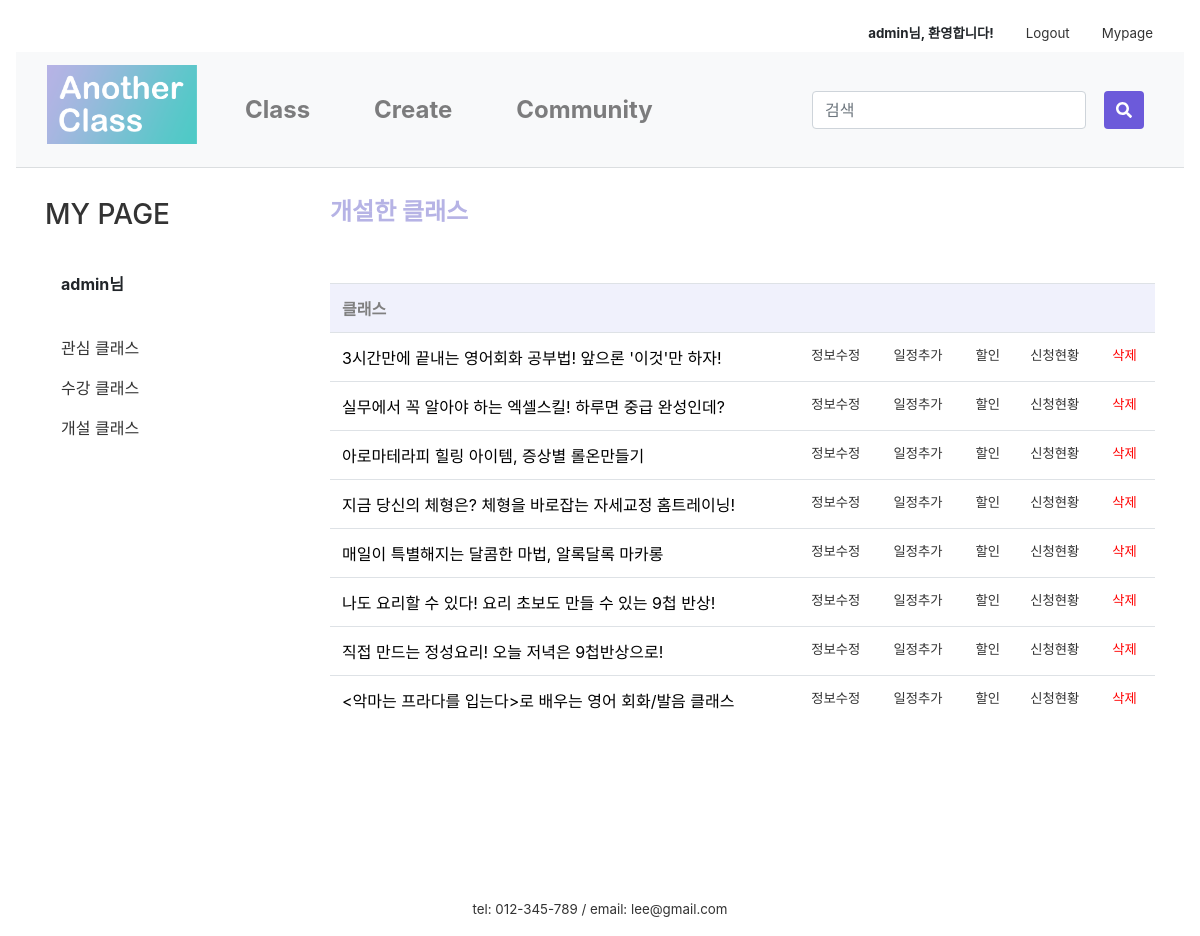
The page /mypage/myClass/ (signed in) on the database its author committed.
### firstApp/models.py (models this page shows, shortened)
class Class(models.Model):
    author = models.ForeignKey(settings.AUTH_USER_MODEL, on_delete=models.CASCADE, default=1)
    title = models.CharField(max_length=50)
    tutor = models.CharField(max_length=10)
    tutor_photo = ProcessedImageField(upload_to="tutor", processors=[ResizeToFill(300,300)], default='')
    tutor_insta = models.CharField(null=True, blank=True, max_length=50, default='')
    tutor_blog = models.CharField(null=True, blank=True, max_length=50, default='')
    tutor_youtube = models.CharField(null=True, blank=True, max_length=50, default='')
    category = models.ForeignKey('firstApp.Category', on_delete=models.CASCADE, default=1, related_name='category')
    area = models.ForeignKey('firstApp.Area', on_delete=models.CASCADE, default=1)
    photo = ProcessedImageField(upload_to="class", processors=[ResizeToFill(600,450)], default='')
    body = RichTextUploadingField(default='')
    tutor_body = RichTextUploadingField(default='')
    price = models.CharField(max_length=10)
    time = models.CharField(max_length=5)
    level = models.ForeignKey('firstApp.Level', on_delete=models.CASCADE, default=1, related_name='level')
    mode = models.ForeignKey('firstApp.Mode', on_delete=models.CASCADE, default=1, related_name='mode')
    in_min = models.PositiveIntegerField(null=True, blank=True, default='1')
    in_max = models.PositiveIntegerField(null=True, blank=True, default='1')
    like_user = models.ManyToManyField(settings.AUTH_USER_MODEL, blank=True, related_name='like_class')
    like_count = models.PositiveIntegerField(default=0)
    on_sale = models.BooleanField(null=True, default=False)
    sale_price = models.CharField(null=True, blank=True, max_length=10)
    on_permission = models.BooleanField(null=True, default=False)
    class Meta:
        permissions = [
            ('can_permit', 'Can permit')
        ]

### firstApp/views.py (the view)
# urls.py: path('mypage/myClass/', views.myClass, name='myClass'),
@login_required(login_url='/login/')
def myClass(request):
    classs = Class.objects.filter(author=request.user)
    return render(request, 'firstApp/classlist.html', {'classs':classs})

### firstApp/templates/firstApp/classlist.html (shortened to what this page needs)
{% extends 'firstApp/base.html' %}
{% load static %}
{% block content %}
{% if user.is_active %}
<link rel="stylesheet" href="{% static 'css/community.css' %}">
    <div class="container">
      <div class="row">
        <div class="col-sm-3">
          <div class="left-sidebar">
            <ul>
              <li>
								<a class= "nounderline" href="{% url 'mypage' %}"><h3>MY PAGE</h3></a>
							</li><br>
							<li data-toggle="tab">
								<a class="nav-link"><strong>{{user.username}}님</strong></a>
									<br>
									<li class="nav-item">
										<a class="nav-link" href="/mypage/mylike">관심 클래스</a>
									</li>
									<li class="nav-item">
									  <a class="nav-link" href="/mypage/myApply">수강 클래스</a>
									</li>
									<li class="nav-item">
									  <a class="nav-link" href="/mypage/myClass">개설 클래스</a>
									</li>
							</li>
						</ul>
          </div>
        </div>
          <div class="col-sm-9">
            <h4 style="font-weight:bold; color:#B6B3E5;">개설한 클래스</h4><br><br>
            <table class="table">
              <tr>
                <th>클래스</th>
                <th></th>
                <th></th>
                  <th></th>
                  <th></th>
                  <th></th>
              </tr>
              {% for class in classs %}
              <tr>
                <td>
                    {% if class.on_permission == True %}
                    <a class="a_underline" href="{% url 'product' class.id %}">{{ class.title }}</a>
                    {% endif %}
                </td>
                <td class="lighter"><a class="abc" href="{% url 'update_class' class.id %}">정보수정</a></td>
                <td class="lighter"><a class="abc" href="{% url 'addTime' class.id %}">일정추가</a></td>
                  <td class="lighter"><a class="abc" href="{% url 'classSale' class.id %}">할인</a></td>
                  <td class="lighter"><a class="abc" href="{% url 'applicant' class.id %}">신청현황</a></td>
                  <td class="lighter"><a class="abc" style="color:red;" onclick="return confirm('삭제한 클래스는 복구할 수 없습니다.\n정말 삭제하시겠습니까?')" href="{% url 'product_remove' class.id %}">삭제</a></td>
              </tr>
              {% endfor %}
            </table>
          </div>
      </div>
    </div>
{% else %}
<script type="text/javascript">
    alert('잘못된 접근입니다. \n로그인을 해주세요.')
    window.location.href = '/login';
  </script>
{% endif %}
{% endblock content %}

### firstApp/templates/firstApp/base.html (shortened to what this page needs)
{% load static %}
<link rel="stylesheet" href="https://stackpath.bootstrapcdn.com/bootstrap/4.4.1/css/bootstrap.min.css"
>
<link rel="stylesheet" href="{% static 'css/base.css' %}">
<link rel="stylesheet" href="{% static 'css/navbar_custom.css' %}">
<div class="nav inner">
  <div class="container-fluid" style="width:1500px;">
    <nav class="nav nav-masthead justify-content-end">
      {% if user.is_active %}
      <a class="nav-link"><strong>{{user.username}}님, 환영합니다!</strong></a>
      <a class="nav-link" href="/logout">Logout</a>
      <a class="nav-link" href="/mypage">Mypage</a>
      {% else %}
      <a class="nav-link" href="/login">Login</a>
      <a class="nav-link" href="/signup">Join</a>
      {% endif %}
    </nav>
  </div>
</div>
<nav class="navbar navbar-expand-lg navbar-light bg-light navbar-custom">
  <div class="container-fluid" style="width:1500px;">
    <a class="navbar-brand logo" href="/main"><img src="{% static 'image\logo_1.png' %}" alt="Logo" style="max-width: 30vw; width:150px; padding-bottom:10px;"></a>
  <div class="collapse navbar-collapse" id="navbarSupportedContent">
    <ul class="navbar-nav mr-auto">
      <li class="nav-item nav-item-custom">
        <a class="nav-link" href="/class_search">Class</a>
      </li>
      <li class="nav-item nav-item-custom">
        <a class="nav-link" href="/intro_createclass">Create</a>
      </li>
      <li class="nav-item nav-item-custom">
        <a class="nav-link" href="/community">Community</a>
      </li>
    </ul>
  <div class="nav-item nav-item-custom">
    <div class="row">
      <form class="form-inline my-2 my-lg-0" action="{% url 'searchResult' %}" method="get">
      <div class="col-xs-8" style="max-width:50vw;">
        <input class="form-control mr-sm-2" type="search" placeholder="검색" aria-label="Search" name="qq" value="{{ qq }}">
      </div>
       <div class="col-xs-2" style="margin-left:10px;">
          <button class="btn btn-primary my-2 my-sm-0" type="submit" style="height:38px">
        <i class="fas fa-search"></i>
            </button>
       </div>
      </form>
    </div>
      </div>
  </div>
  </div>
</nav>
<main role="main">
  {% block content %}
  {% endblock content%}
</main>
<footer class="mastfoot mt-auto text-center">
  <div class="inner" style="margin-top:10rem;">
    <p style="margin:0">tel: 012-345-789 /
      email: lee@gmail.com</p>
  </div>
</footer>

### firstApp/static/css/base.css (style rules this page uses)
.mastfoot { color: #333; }
.inner { font-size:10pt; }
.btn-primary, .btn-primary:active, .btn-primary:visited { background-color:#6C5ADA !important; border:none !important; color:white !important; }
.nounderline { text-decoration: none !important; }
.a_underline { color:black; }

### firstApp/static/css/navbar_custom.css (style rules this page uses)
a { color:#333; }
.navbar { margin-bottom:30px; border-bottom: 0.1px solid rgb(219, 222, 224); }
.navbar-custom { font-size: x-large; font-weight: bold; background-color: #fff; }
.nav-item-custom { padding-left: 1.5rem; padding-right: 1.5rem; }

### firstApp/static/css/community.css (style rules this page uses)
ul { list-style:none; padding-left:0 }
th { color:gray; background-color:#f0f1fc; }
.lighter { font-size:10pt; }

### rows shown on the page
Class: title "3시간만에 끝내는 영어회화 공부법! 앞으론 '이것'만 하자!"
Class: title "실무에서 꼭 알아야 하는 엑셀스킬! 하루면 중급 완성인데?"
Class: title "아로마테라피 힐링 아이템, 증상별 롤온만들기"
Class: title "지금 당신의 체형은? 체형을 바로잡는 자세교정 홈트레이닝!"
Class: title "매일이 특별해지는 달콤한 마법, 알록달록 마카롱"
Class: title "나도 요리할 수 있다! 요리 초보도 만들 수 있는 9첩 반상!"
Class: title "직접 만드는 정성요리! 오늘 저녁은 9첩반상으로!"
Class: title "<악마는 프라다를 입는다>로 배우는 영어 회화/발음 클래스"

### other values the page prints
{{ user.username }} "admin"
